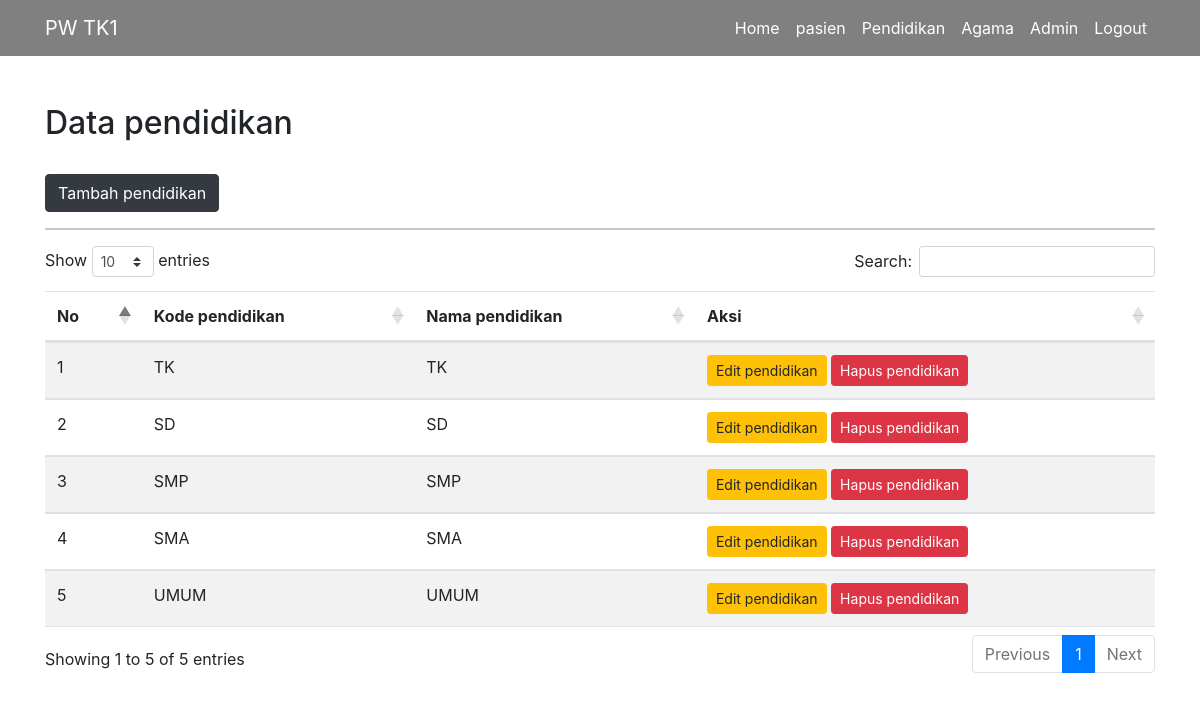
Page /index.php?hal=pendidikan (signed in) on the committed database.
### tables this page shows
CREATE TABLE `tb_pendidikan` (
  `id_pendidikan` int(11) NOT NULL,
  `kode_pendidikan` varchar(20) NOT NULL,
  `nama_pendidikan` varchar(50) NOT NULL
);

### pendidikan.php (the view)
<div class="container mt-5">
    <h2>Data pendidikan</h2><br>
    <a href="index.php?hal=tambah_pendidikan" class="btn btn-dark"> Tambah pendidikan</a>
    <hr>
    <table id="example" class="table table-striped">
        <thead>
            <th> No </th>
            <th> Kode pendidikan </th>
            <th> Nama pendidikan </th>
            <th>Aksi</th>
        </thead>
        <tbody>
        <?php
            $no=1;
            $query = mysqli_query($koneksi, "SELECT * FROM tb_pendidikan");
            while($rows = mysqli_fetch_array($query)){
             ?>
            <tr>
               <td><?= $no++; ?></td>
               <td><?= $rows['kode_pendidikan'] ?></td>
               <td><?= $rows['nama_pendidikan'] ?></td>
                <td>
                <a href="index.php?hal=edit_pendidikan&id_pendidikan=<?=$rows['id_pendidikan']?>" class="btn btn-warning btn-sm">Edit pendidikan</a>
                <a onclick="return confirm ('Anda Yakin Hapus pendidikan')" href="index.php?hal=hapus_pendidikan&id_pendidikan=<?=$rows['id_pendidikan']?>"
                class="btn btn-danger btn-sm">Hapus pendidikan</a>
               </td>
            </tr>
            <?php } ?>
        </tbody>
    </table>
</div>

### rows in the picture
tb_pendidikan: kode_pendidikan "TK", nama_pendidikan "TK"
tb_pendidikan: kode_pendidikan "SD", nama_pendidikan "SD"
tb_pendidikan: kode_pendidikan "SMP", nama_pendidikan "SMP"
tb_pendidikan: kode_pendidikan "SMA", nama_pendidikan "SMA"
tb_pendidikan: kode_pendidikan "UMUM", nama_pendidikan "UMUM"
